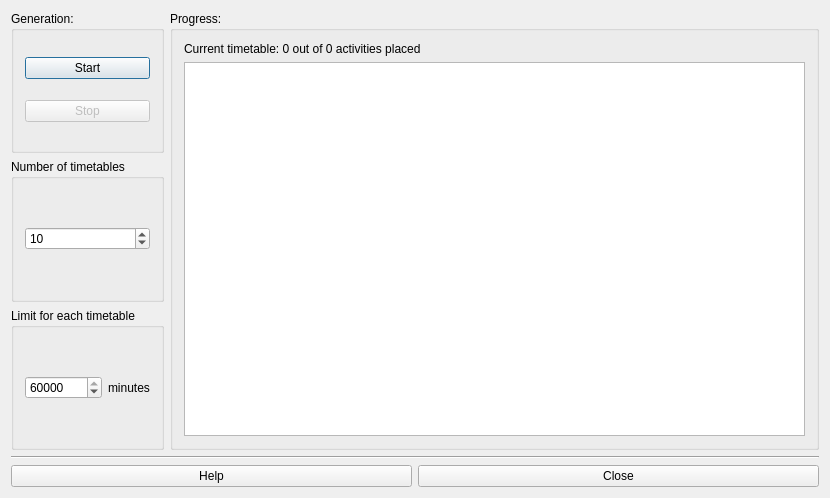
<?xml version="1.0" encoding="UTF-8"?>
<ui version="4.0">
 <class>TimetableGenerateMultipleForm_template</class>
 <widget class="QDialog" name="TimetableGenerateMultipleForm_template">
  <property name="geometry">
   <rect>
    <x>0</x>
    <y>0</y>
    <width>830</width>
    <height>498</height>
   </rect>
  </property>
  <property name="windowTitle">
   <string extracomment="Title of dialog">Generate multiple timetables</string>
  </property>
  <layout class="QGridLayout" name="gridLayout_4">
   <item row="0" column="0">
    <widget class="QGroupBox" name="groupBox_2">
     <property name="title">
      <string>Generation:</string>
     </property>
     <layout class="QVBoxLayout" name="verticalLayout_2">
      <item>
       <widget class="QPushButton" name="startPushButton">
        <property name="text">
         <string>Start</string>
        </property>
       </widget>
      </item>
      <item>
       <widget class="QPushButton" name="stopPushButton">
        <property name="enabled">
         <bool>false</bool>
        </property>
        <property name="text">
         <string>Stop</string>
        </property>
       </widget>
      </item>
     </layout>
    </widget>
   </item>
   <item row="0" column="1" rowspan="3">
    <widget class="QGroupBox" name="groupBox">
     <property name="title">
      <string>Progress:</string>
     </property>
     <layout class="QVBoxLayout" name="verticalLayout">
      <item>
       <widget class="QLabel" name="textLabel">
        <property name="text">
         <string>Current timetable: 0 out of 0 activities placed</string>
        </property>
        <property name="wordWrap">
         <bool>false</bool>
        </property>
       </widget>
      </item>
      <item>
       <widget class="QPlainTextEdit" name="currentResultsTextEdit">
        <property name="readOnly">
         <bool>true</bool>
        </property>
       </widget>
      </item>
     </layout>
    </widget>
   </item>
   <item row="1" column="0">
    <widget class="QGroupBox" name="timetablesGroupBox">
     <property name="title">
      <string>Number of timetables</string>
     </property>
     <layout class="QGridLayout" name="gridLayout_2">
      <item row="0" column="0">
       <widget class="QSpinBox" name="timetablesSpinBox">
        <property name="minimum">
         <number>1</number>
        </property>
        <property name="maximum">
         <number>100</number>
        </property>
        <property name="value">
         <number>10</number>
        </property>
       </widget>
      </item>
     </layout>
    </widget>
   </item>
   <item row="2" column="0">
    <widget class="QGroupBox" name="minutesGroupBox">
     <property name="title">
      <string extracomment="In fact this is the time limit for search of each timetable, but I keep length short">Limit for each timetable</string>
     </property>
     <layout class="QGridLayout" name="gridLayout">
      <item row="0" column="0">
       <widget class="QSpinBox" name="minutesSpinBox">
        <property name="minimum">
         <number>1</number>
        </property>
        <property name="maximum">
         <number>60000</number>
        </property>
        <property name="value">
         <number>60000</number>
        </property>
       </widget>
      </item>
      <item row="0" column="1">
       <widget class="QLabel" name="minutesLabel">
        <property name="sizePolicy">
         <sizepolicy hsizetype="Fixed" vsizetype="Preferred">
          <horstretch>0</horstretch>
          <verstretch>0</verstretch>
         </sizepolicy>
        </property>
        <property name="text">
         <string extracomment="This is a label with the measure of time limit units for each timetable">minutes</string>
        </property>
       </widget>
      </item>
     </layout>
    </widget>
   </item>
   <item row="3" column="0" colspan="2">
    <layout class="QGridLayout" name="gridLayout_3">
     <item row="0" column="0" colspan="2">
      <widget class="Line" name="line">
       <property name="orientation">
        <enum>Qt::Horizontal</enum>
       </property>
      </widget>
     </item>
     <item row="1" column="0">
      <widget class="QPushButton" name="pushButton4">
       <property name="text">
        <string>Help</string>
       </property>
      </widget>
     </item>
     <item row="1" column="1">
      <widget class="QPushButton" name="closePushButton">
       <property name="text">
        <string>Close</string>
       </property>
      </widget>
     </item>
    </layout>
   </item>
  </layout>
 </widget>
 <layoutdefault spacing="6" margin="11"/>
 <resources/>
 <connections/>
</ui>
